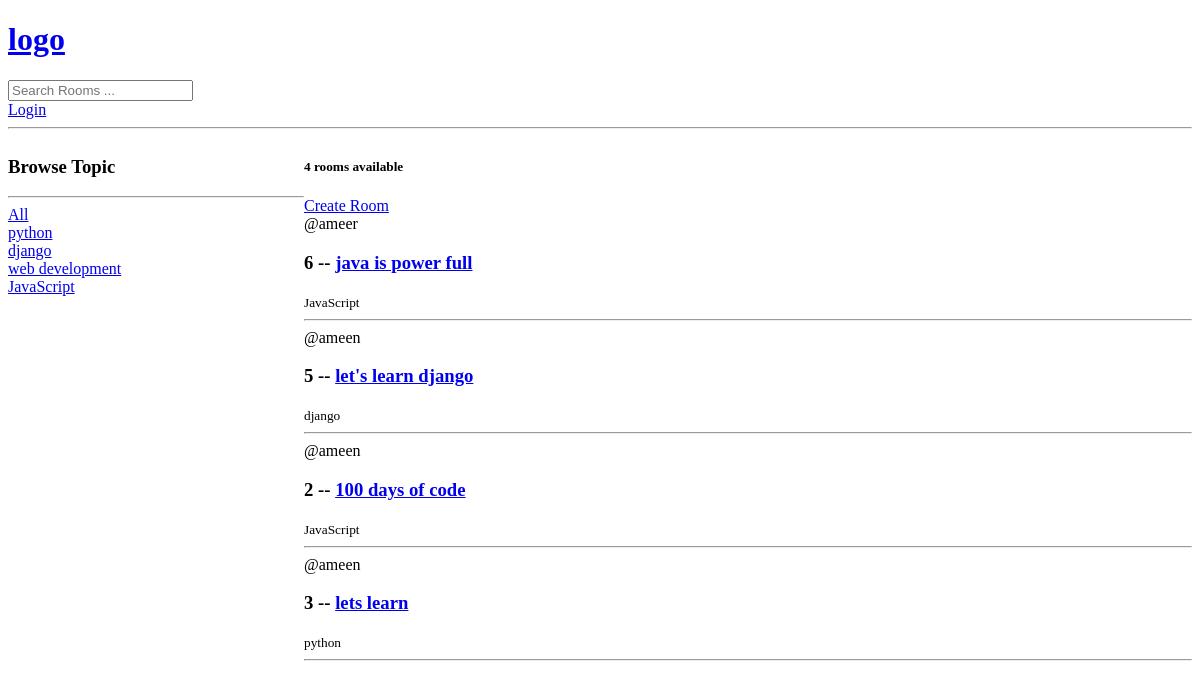
The app's page /, older data.
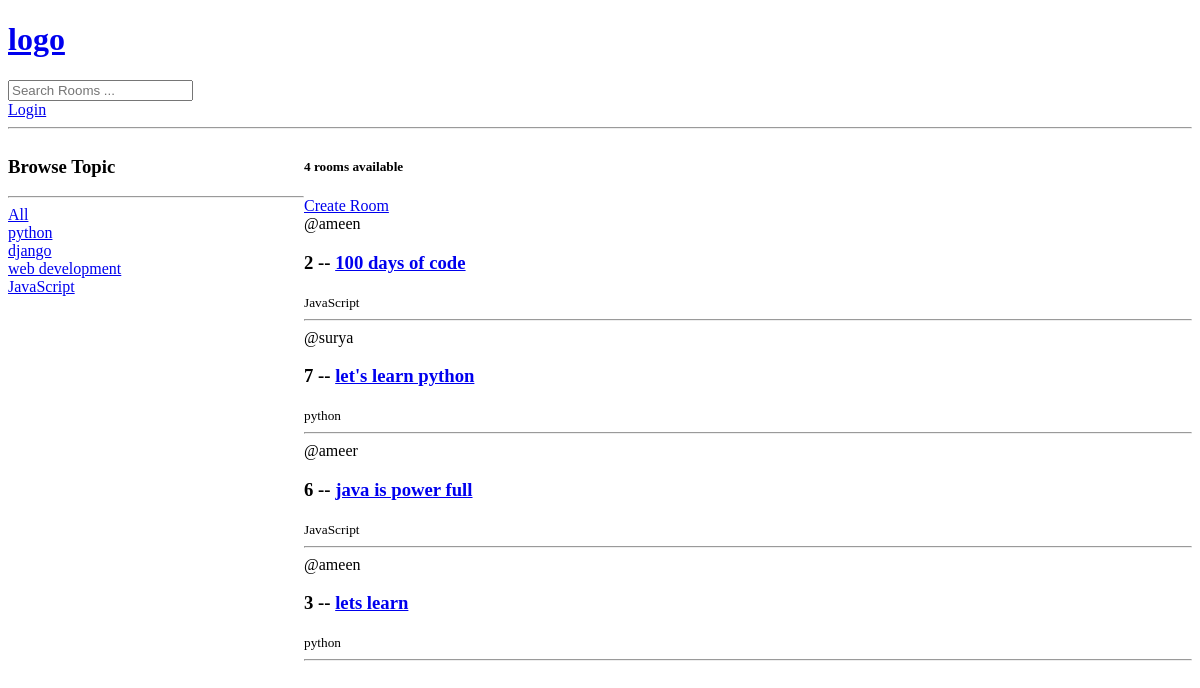
The same page, newer data.
### base/models.py (models this page shows, shortened)
class Topic(models.Model):
    name = models.CharField(max_length=200)

class Room(models.Model):
    host = models.ForeignKey(User, on_delete=models.SET_NULL,null=True)
    topic = models.ForeignKey(Topic, on_delete=models.SET_NULL,null=True)
    name = models.CharField(max_length=200)
    description = models.TextField(null = True, blank=True)
    participants = models.ManyToManyField(User,related_name='participants',blank=True)
    updated = models.DateTimeField(auto_now=True)
    created = models.DateTimeField(auto_now_add=True)
    class Meta:
        ordering = ['-updated' ,'-created']

### base/views.py (the view)
# urls.py: path('',views.home, name="home"),
def home(request):
    q = request.GET.get('q', '')
    rooms = Room.objects.filter(
        Q(topic__name__icontains=q) |
        Q(name__icontains=q) |
        Q(description__icontains=q)
        )
    topics = Topic.objects.all()
    room_count = rooms.count()
    context = {"rooms":rooms , "topics": topics ,'room_count':room_count}
    return render(request, 'base/home.html', context)

### base/templates/base/home.html (shortened to what this page needs)
{% extends "main.html" %}
{% block content %}
  <div class="home-container">
    <div>
      <h3>Browse Topic</h3>
      <hr>
      <div>
        <a href="{% url 'home' %}">All</a>
      </div>
      {% for topic in topics  %}
        <div>
          <a href="{% url 'home' %}?q={{topic.name}}">{{topic.name}}</a>
        </div>
      {% endfor %}
    </div>
    <div>
      <h5>{{room_count}} rooms available </h5>
    <a href="{% url 'create-room' %}">Create Room</a>
    <div>
      {% for room in rooms %}
      <div>
        <span>@{{room.host.username}}</span>
        <h3>{{room.id}} -- <a href="/room/{{room.id}}">{{room.name}}</a></h3>
        <small>{{room.topic.name}}</small>
        <hr>
      </div>
      {% endfor %}
    </div>
    </div>
  </div>
{% endblock content %}

Row changes from the older to the newer data that the page shows:
removed Room: host.username "ameen", id "5", name "let's learn django", topic.name "django"
changed Room "100 days of code": moves up the list
added Room: host.username "surya", id "7", name "let's learn python", topic.name "python"
